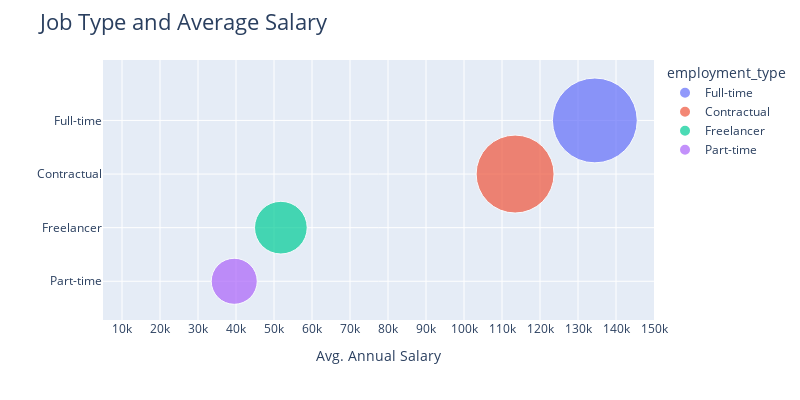

The code cell stored with this chart in its notebook:
### Code cell
import plotly.express as px

fig = px.scatter(job_type, x="salary_in_usd", y=None,
                 size="salary_in_usd", color=job_type.index,
                 size_max=60)

fig.update_layout(yaxis=dict(title=''), xaxis=dict(title='\nAvg. Annual Salary'), title={'text':'Job Type and Average Salary', 'font':{'size':22}})
fig.update_xaxes(range=[5000, 150000], dtick=10000)
fig.update_layout(width=800, height=400)

fig.show()

### Figure 1 — Plotly figure (JSON) as saved in the notebook; plotly's stock layout.template omitted (floating-point values rounded to 4 significant figures)
{"data": [{"hovertemplate": "employment_type=%{y}<br>salary_in_usd=%{marker.size}<extra></extra>", "legendgroup": "Full-time", "marker": {"color": "#636efa", "size": [134435], "sizemode": "area", "sizeref": 37.34, "symbol": "circle"}, "mode": "markers", "name": "Full-time", "orientation": "h", "showlegend": true, "type": "scatter", "x": [134435], "xaxis": "x", "y": ["Full-time"], "yaxis": "y"}, {"hovertemplate": "employment_type=%{y}<br>salary_in_usd=%{marker.size}<extra></extra>", "legendgroup": "Contractual", "marker": {"color": "#EF553B", "size": [113447], "sizemode": "area", "sizeref": 37.34, "symbol": "circle"}, "mode": "markers", "name": "Contractual", "orientation": "h", "showlegend": true, "type": "scatter", "x": [113447], "xaxis": "x", "y": ["Contractual"], "yaxis": "y"}, {"hovertemplate": "employment_type=%{y}<br>salary_in_usd=%{marker.size}<extra></extra>", "legendgroup": "Freelancer", "marker": {"color": "#00cc96", "size": [51808], "sizemode": "area", "sizeref": 37.34, "symbol": "circle"}, "mode": "markers", "name": "Freelancer", "orientation": "h", "showlegend": true, "type": "scatter", "x": [51808], "xaxis": "x", "y": ["Freelancer"], "yaxis": "y"}, {"hovertemplate": "employment_type=%{y}<br>salary_in_usd=%{marker.size}<extra></extra>", "legendgroup": "Part-time", "marker": {"color": "#ab63fa", "size": [39534], "sizemode": "area", "sizeref": 37.34, "symbol": "circle"}, "mode": "markers", "name": "Part-time", "orientation": "h", "showlegend": true, "type": "scatter", "x": [39534], "xaxis": "x", "y": ["Part-time"], "yaxis": "y"}], "layout": {"height": 400, "legend": {"itemsizing": "constant", "title": {"text": "employment_type"}, "tracegroupgap": 0}, "margin": {"t": 60}, "title": {"font": {"size": 22}, "text": "Job Type and Average Salary"}, "width": 800, "xaxis": {"anchor": "y", "domain": [0, 1], "dtick": 10000, "range": [5000, 150000], "title": {"text": "\nAvg. Annual Salary"}}, "yaxis": {"anchor": "x", "categoryarray": ["Part-time", "Freelancer", "Contractual", "Full-time"], "categoryorder": "array", "domain": [0, 1], "title": {"text": ""}}}}
